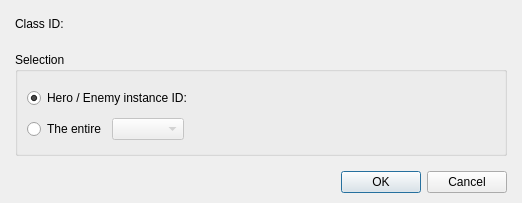
<?xml version="1.0" encoding="UTF-8"?>
<ui version="4.0">
 <class>DialogCommandChangeClass</class>
 <widget class="QDialog" name="DialogCommandChangeClass">
  <property name="geometry">
   <rect>
    <x>0</x>
    <y>0</y>
    <width>522</width>
    <height>203</height>
   </rect>
  </property>
  <property name="windowTitle">
   <string>Dialog</string>
  </property>
  <layout class="QGridLayout" name="gridLayout_3">
   <property name="leftMargin">
    <number>15</number>
   </property>
   <property name="topMargin">
    <number>10</number>
   </property>
   <property name="rightMargin">
    <number>15</number>
   </property>
   <property name="bottomMargin">
    <number>10</number>
   </property>
   <item row="0" column="0">
    <layout class="QVBoxLayout" name="verticalLayout_2" stretch="1,0">
     <property name="spacing">
      <number>15</number>
     </property>
     <item>
      <layout class="QVBoxLayout" name="verticalLayout">
       <item>
        <layout class="QHBoxLayout" name="horizontalLayout" stretch="0,0,1">
         <item>
          <widget class="QLabel" name="labelClassID">
           <property name="text">
            <string>Class ID:</string>
           </property>
          </widget>
         </item>
         <item>
          <widget class="PanelPrimitiveValue" name="panelPrimitiveClassID" native="true">
           <property name="minimumSize">
            <size>
             <width>250</width>
             <height>27</height>
            </size>
           </property>
           <property name="maximumSize">
            <size>
             <width>250</width>
             <height>27</height>
            </size>
           </property>
          </widget>
         </item>
         <item>
          <spacer name="horizontalSpacer">
           <property name="orientation">
            <enum>Qt::Horizontal</enum>
           </property>
           <property name="sizeHint" stdset="0">
            <size>
             <width>40</width>
             <height>20</height>
            </size>
           </property>
          </spacer>
         </item>
        </layout>
       </item>
       <item>
        <widget class="QGroupBox" name="groupBoxSelection">
         <property name="title">
          <string>Selection</string>
         </property>
         <layout class="QGridLayout" name="gridLayout_2">
          <item row="0" column="0">
           <layout class="QGridLayout" name="gridLayout">
            <item row="0" column="0" colspan="3">
             <widget class="QRadioButton" name="radioButtonHeroEnemyInstanceID">
              <property name="text">
               <string>Hero / Enemy instance ID:</string>
              </property>
              <property name="checked">
               <bool>true</bool>
              </property>
             </widget>
            </item>
            <item row="0" column="3">
             <widget class="PanelPrimitiveValue" name="panelPrimitiveHeroEnemyInstanceID" native="true">
              <property name="minimumSize">
               <size>
                <width>250</width>
                <height>27</height>
               </size>
              </property>
              <property name="maximumSize">
               <size>
                <width>250</width>
                <height>27</height>
               </size>
              </property>
             </widget>
            </item>
            <item row="0" column="4">
             <spacer name="horizontalSpacer_2">
              <property name="orientation">
               <enum>Qt::Horizontal</enum>
              </property>
              <property name="sizeHint" stdset="0">
               <size>
                <width>13</width>
                <height>20</height>
               </size>
              </property>
             </spacer>
            </item>
            <item row="1" column="0">
             <widget class="QRadioButton" name="radioButtonEntire">
              <property name="text">
               <string>The entire</string>
              </property>
             </widget>
            </item>
            <item row="1" column="1">
             <widget class="QComboBox" name="comboBoxTeam">
              <property name="enabled">
               <bool>false</bool>
              </property>
             </widget>
            </item>
            <item row="1" column="2" colspan="3">
             <spacer name="horizontalSpacer_3">
              <property name="orientation">
               <enum>Qt::Horizontal</enum>
              </property>
              <property name="sizeHint" stdset="0">
               <size>
                <width>298</width>
                <height>20</height>
               </size>
              </property>
             </spacer>
            </item>
           </layout>
          </item>
         </layout>
        </widget>
       </item>
      </layout>
     </item>
     <item>
      <widget class="QDialogButtonBox" name="buttonBox">
       <property name="orientation">
        <enum>Qt::Horizontal</enum>
       </property>
       <property name="standardButtons">
        <set>QDialogButtonBox::Cancel|QDialogButtonBox::Ok</set>
       </property>
      </widget>
     </item>
    </layout>
   </item>
  </layout>
 </widget>
 <customwidgets>
  <customwidget>
   <class>PanelPrimitiveValue</class>
   <extends>QWidget</extends>
   <header>panelprimitivevalue.h</header>
   <container>1</container>
  </customwidget>
 </customwidgets>
 <resources/>
 <connections>
  <connection>
   <sender>buttonBox</sender>
   <signal>accepted()</signal>
   <receiver>DialogCommandChangeClass</receiver>
   <slot>accept()</slot>
   <hints>
    <hint type="sourcelabel">
     <x>248</x>
     <y>254</y>
    </hint>
    <hint type="destinationlabel">
     <x>157</x>
     <y>274</y>
    </hint>
   </hints>
  </connection>
  <connection>
   <sender>buttonBox</sender>
   <signal>rejected()</signal>
   <receiver>DialogCommandChangeClass</receiver>
   <slot>reject()</slot>
   <hints>
    <hint type="sourcelabel">
     <x>316</x>
     <y>260</y>
    </hint>
    <hint type="destinationlabel">
     <x>286</x>
     <y>274</y>
    </hint>
   </hints>
  </connection>
 </connections>
</ui>
